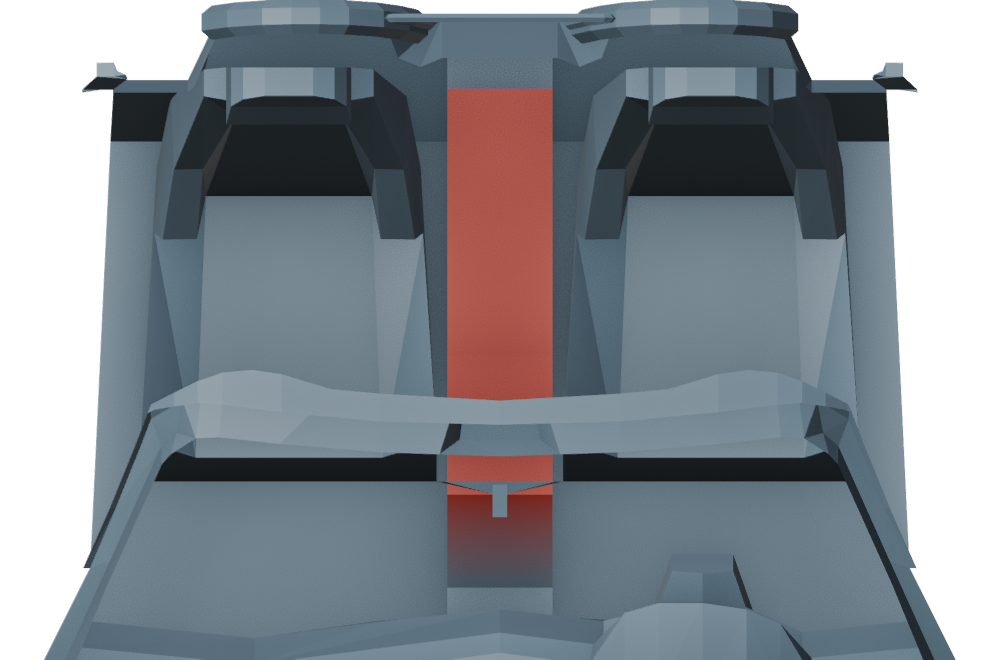
#> input picture artifacts/slot_A/360spider/center_console_20261110/before_top.png, 1000 x 660 px, found by its file name; its folder holds 2 pictures in this run
$ python compare_center_console_360spider.py
#> lines starting #> are read from the running program, lines starting #| are printed output that depends on the picture
#!/usr/bin/env python3
"""Compare verified native-only Ferrari 360 console Blender before/after QA frames."""
from pathlib import Path
from PIL import Image,ImageChops,ImageDraw
import json,hashlib
D=Path("/home/chatgpt-runner/imsi1_slotA_360sp_console_20261110/artifacts/slot_A/360spider/center_console_20261110")
all_stats={}
for axis in ("top","oblique"):
 a=Image.open(D/f"before_{axis}.png").convert("RGB")
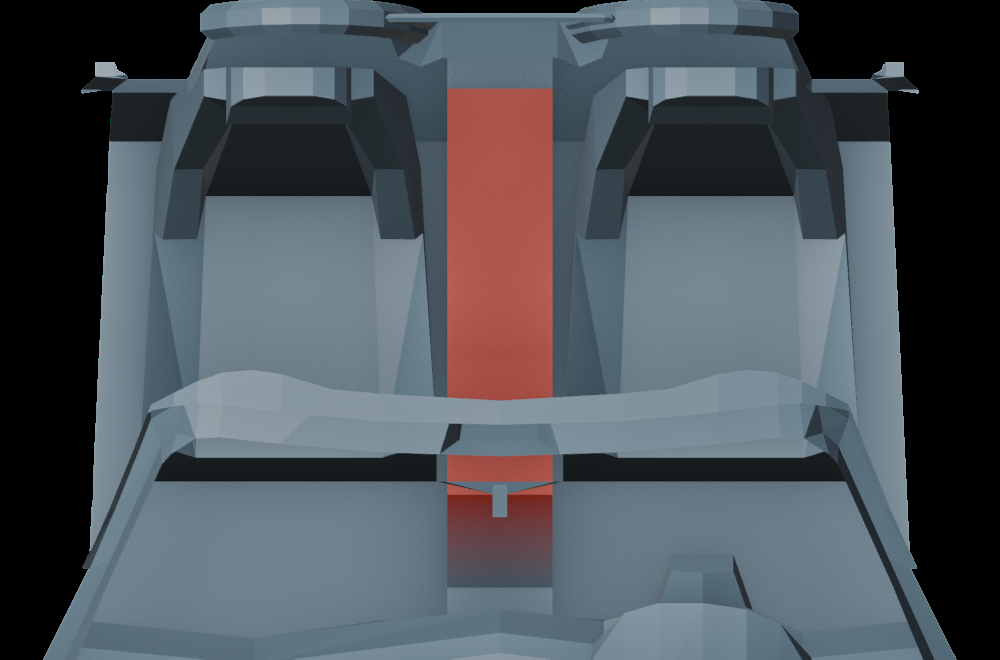
#> a: PIL image 1000x660 RGB; mean R, G, B 76.9, 83.2, 90.1
#> (the run stopped early here; a loop or call above may not have finished)
